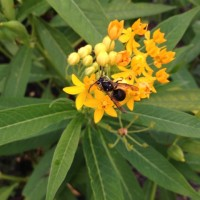
#> input picture images/10-200x200.jpg, 200 x 200 px
$ python -i fetch-missing-images.py   (imports and definitions only)
#> lines starting #> are read from the running program, lines starting #| are printed output that depends on the picture
#!/usr/bin/env python3
"""Fetch openly-licensed images for wildncc.com missing-photo species.

Sources: 1) Wikidata P18 via enwiki title, 2) Commons fulltext search.
License filter: PD/CC0/CC BY/CC BY-SA only. Output: images/<slug>-290x290.jpg
Resumable: skips slugs already present in manifest.
"""
import json, os, re, time, urllib.request, urllib.parse, html, sys
from PIL import Image, ImageOps

REPO = os.environ.get("WILDNCC_REPO", os.path.dirname(os.path.dirname(os.path.abspath(__file__))))
PLAN   = "/home/marshalmiller/.hermes/profiles/sysadmin/cache/scratch/wildncc_plan.json"
MF     = "/home/marshalmiller/.hermes/profiles/sysadmin/cache/scratch/wildncc_image_manifest.json"
UA     = "WildNCC-image-backfill/1.0 (static site maintenance; contact marshalmiller at northampton.edu) python-urllib/3"

# [1 line not run here, left out]
manifest = {}
# [2 lines not run here, left out]

# ---- name fixes where clone/page taxonomy is stale or ambiguous
OVERRIDES = {
    "birds-avians":        "Agelaius phoeniceus",
    "starling":            "Sturnus vulgaris",
    "pine-warbler":        "Setophaga pinus",
    "green-ash":           "Fraxinus pennsylvanica",
    "zelkova":             "Zelkova serrata",
    "mulberry":            "Morus alba",
    "honey-locust":        "Gleditsia triacanthos",
    "house-sparrow":       "Passer domesticus",
    "homo-sapien":         "Homo sapiens",
    "black-willow":        "Salix nigra",
    "carolina-chickadee":  "Poecile carolinensis",
    "viburnum":            "Viburnum",
    "crimson-king-maple":  "Acer platanoides Crimson King",
    "crab-apple":          "crabapple blossoms",
    "homo-sapien":         "Vitruvian Man",
}
ALLOW = re.compile(r"^(CC0|CC BY(?:[- ]SA)? ?[1-4](?:\.\d)?|CC ?BY(?:-SA)?\b|Public domain|PD|Attribution)", re.I)
DENY  = re.compile(r"(NC|ND|GFDL|non-free|Fair use)", re.I)

# [44 lines left out: functions api, wikidata_p18, commons_fileinfo, not called in this run]

def license_ok(extmd):
    lic = (extmd.get("LicenseShortName", {}) or {}).get("value", "") or ""
    return bool(lic) and bool(ALLOW.match(lic.strip())) and not DENY.search(lic.strip()), lic.strip()

def strip_html(s):
    return re.sub(r"\s+", " ", html.unescape(re.sub(r"<[^>]*>", "", s or ""))).strip()

# [33 lines left out: functions commons_search, try_ii, not called in this run]

def center_crop_290(path_raw, path_out):
#> called with path_raw = '../images/10-200x200.jpg', path_out = 'out.png'
    im = Image.open(path_raw)
#> im is the input picture: PIL image 200x200 RGB; mean R, G, B 99.1, 107.3, 44.7
    im = ImageOps.exif_transpose(im)
    if im.mode in ("RGBA", "LA", "P"):
        im = im.convert("RGBA")
        bg = Image.new("RGB", im.size, (255, 255, 255))
        bg.paste(im, mask=im.split()[-1])
        im = bg
    else:
        im = im.convert("RGB")
    w, h = im.size
#> w = 200; h = 200
    s = min(w, h)
#> s = 200
    im = im.crop(((w - s) // 2, (h - s) // 2, (w + s) // 2, (h + s) // 2))
    im = im.resize((290, 290), Image.LANCZOS)
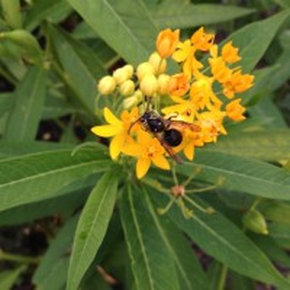
#> im: PIL image 290x290 RGB; mean R, G, B 99.1, 107.3, 44.7
    im.save(path_out, "JPEG", quality=88)

N = int(sys.argv[1]) if len(sys.argv) > 1 else 10 ** 9
done = 0
# [68 lines not run here, left out]
got = [k for k, v in manifest.items() if v.get("file")]
# [1 line not run here, left out]

# Usage: python3 tools/fetch-missing-images.py [N]  (repo auto-located from tools/ parent)

>>> result = center_crop_290('../images/10-200x200.jpg', 'out.png')

$ run again, on images/3-110x110.jpg
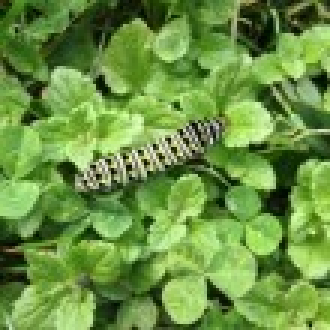
#> input picture images/3-110x110.jpg, 110 x 110 px (shown 3 times larger)
#> in center_crop_290, im is the input picture: PIL image 110x110 RGB; mean R, G, B 106.9, 146.5, 67.1
#> in center_crop_290, `im = im.resize((290, 290), Image.LANCZOS)`:
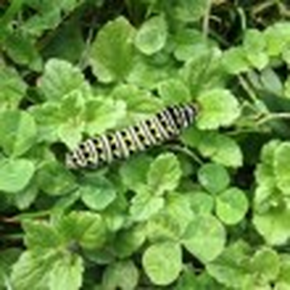
#> im: PIL image 290x290 RGB; mean R, G, B 106.9, 146.5, 67.3

$ run again, on images/5-200x200.jpg
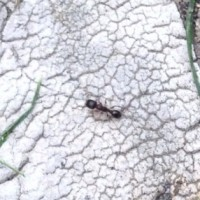
#> input picture images/5-200x200.jpg, 200 x 200 px
#> in center_crop_290, im is the input picture: PIL image 200x200 RGB; mean R, G, B 209.4, 209.6, 216
#> in center_crop_290, `im = im.resize((290, 290), Image.LANCZOS)`:
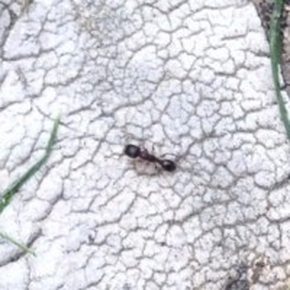
#> im: PIL image 290x290 RGB; mean R, G, B 209.3, 209.6, 216

$ run again, on images/6-200x200.jpg
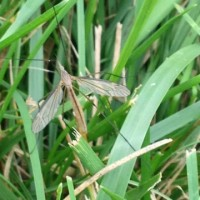
#> input picture images/6-200x200.jpg, 200 x 200 px
#> in center_crop_290, im is the input picture: PIL image 200x200 RGB; mean R, G, B 107, 149.8, 92.4
#> in center_crop_290, `im = im.resize((290, 290), Image.LANCZOS)`:
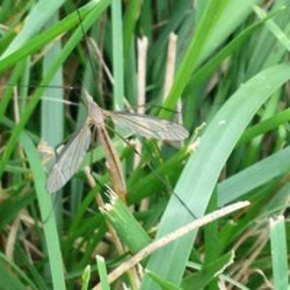
#> im: PIL image 290x290 RGB; mean R, G, B 107, 149.8, 92.4
